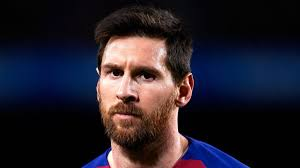
#> input picture messi.jpg, 300 x 168 px, found by its file name
$ jupyter execute --allow-errors face_reco.ipynb
#> lines starting #> are read from the running program, lines starting #| are printed output that depends on the picture
#> further down, test_img is the input picture: shape (168, 300, 3); mean B, G, R 42, 31.8, 37
[cell 1]
import cv2

[cell 2]
def name_map(x):
    if x=='sachin':
        return 0
    if x=='obama':
        return 1
    if x=='messi':
        return 2

[cell 3]
def get_name(x):
    if x==0:
        return 'sachin'
    if x==1:
        return 'obama'
    if x==2:
        return 'messi'

[cell 4]
def detect_face(img):
    gray=cv2.cvtColor(img,cv2.COLOR_BGR2GRAY)
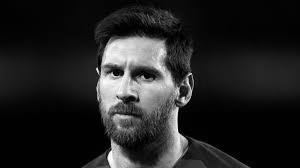
#> gray: shape (168, 300); min 0, max 253, mean 34.5
    face_cascade=cv2.CascadeClassifier(r'D:\DL_Projects\face_recognition\haarcascade_frontalface_default.xml')
    face=face_cascade.detectMultiScale(gray,minNeighbors=4)
#> face = [[83, 38, 92, 92]]
    if len(face)==0:
        return None,None
    x,y,w,h=face[0]
#> x = 83; y = 38; w = 92; h = 92
    return gray[x:x+w,y:y+h],face[0]

[cell 5]
import os

[cell 6]
def prepare_training_data(data_folder):
    dirs=os.listdir(data_folder)
    print(dirs)
    faces=[]
    labels=[]
    for dir_name in dirs:
        sub_dir=data_folder+'/'+dir_name
        images=os.listdir(sub_dir)
        #print(images)
        for img in images:
            imgpath=sub_dir+'/'+img
            #print(imgpath)
            image=cv2.imread(imgpath)
            cv2.imshow('training images',image)
            cv2.waitKey(500)

            #detect face
            face,rect=detect_face(image)
            if face is not None:
                faces.append(face)
                labels.append(name_map(dir_name))
                # print(labels)

    cv2.waitKey(1)
    cv2.destroyAllWindows()
    return faces,labels

#> (a cell that did not finish here is left out)

#> (a cell that did not finish here is left out)

[cell 9]
re=cv2.face.LBPHFaceRecognizer_create()
re

[cell 10]
import numpy as np

#> (a cell that did not finish here is left out)

[cell 12]
def draw_rectangle(img,rect):
    (x,y,w,h)=rect
    cv2.rectangle(img,(x,y),(x+w,y+h),(0,0,0),2)

[cell 13]
def write_text(img,text,x,y):
    cv2.putText(img,text,(x,y),cv2.FONT_HERSHEY_COMPLEX,1,(0,0,255),2)

[cell 14]
def predict_new(test_img):
    face,rect=detect_face(test_img)
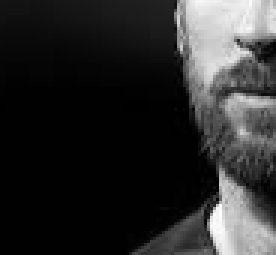
#> face: shape (85, 92) (shown 3 times larger); min 0, max 253, mean 44.2
#> rect = [83, 38, 92, 92]
    label=re.predict(face)
    print(label)

[cell 15]
test_img=cv2.imread(r'D:\DL_Projects\face_recognition\messi.jpg')
#> (the rest of this cell did not finish here and is left out)
